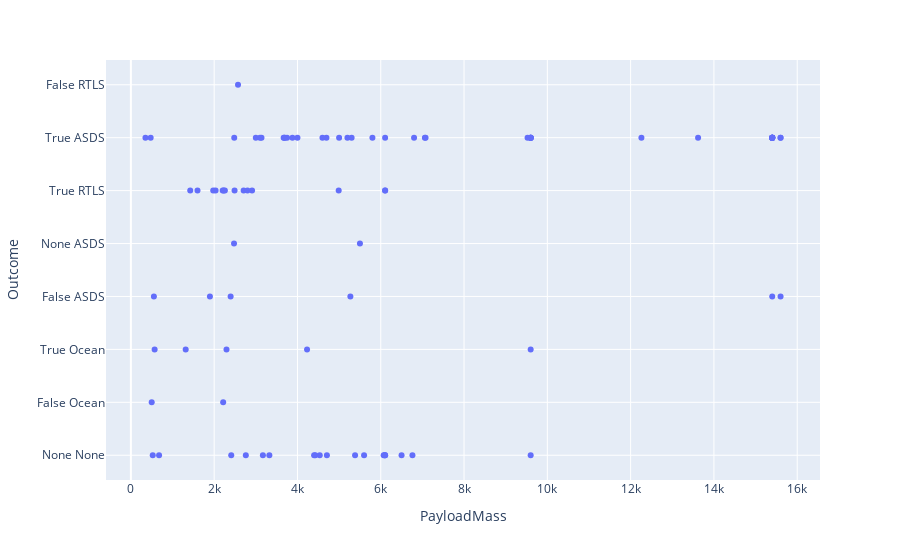

The notebook cell this image was saved under:
### Code cell
fig = px.scatter(df, x="PayloadMass", y="Outcome")
fig.show()

### Figure 1 — Plotly figure (JSON) as saved in the notebook; plotly's stock layout.template omitted (floating-point values rounded to 4 significant figures)
{"data": [{"hovertemplate": "PayloadMass=%{x}<br>Outcome=%{y}<extra></extra>", "legendgroup": "", "marker": {"color": "#636efa", "symbol": "circle"}, "mode": "markers", "name": "", "orientation": "h", "showlegend": false, "type": "scatter", "x": [6105.0, 525, 677, 500, 3170, 3325, 2296, 1316, 4535, 4428, 2216, 2395, 570, 1898, 4707, 2477, 2034, 553, 5271, 3136, 4696, 3100, 2257, 4600, 5500, 9600, 2490, 5600, 5300, 6105.0, 6070, 2708, 3669, 9600, 6761, 2910, 475, 4990, 9600, 5200, 3700, 2205, 9600, 6105.0, 4230, 6092, 9600, 2760, 350, 3750, 5384.0, 2410, 7076, 9600, 5800, 7060, 2800, 3000, 4000, 2573, 4400, 9600, 12259, 2482, 13620, 1425, 2228.0, 6500, 15600, 5000, 6800, 15400, 6105.0, 15600, 15400, 1977, 15600, 15400, 9525, 15400, 15400, 3880, 6105.0, 15400, 1600, 15400, 15400, 15400, 15400, 3681], "xaxis": "x", "y": ["None None", "None None", "None None", "False Ocean", "None None", "None None", "True Ocean", "True Ocean", "None None", "None None", "False Ocean", "False ASDS", "True Ocean", "False ASDS", "None None", "None ASDS", "True RTLS", "False ASDS", "False ASDS", "True ASDS", "True ASDS", "True ASDS", "True RTLS", "True ASDS", "None ASDS", "True ASDS", "True RTLS", "None None", "True ASDS", "True RTLS", "None None", "True RTLS", "True ASDS", "True ASDS", "None None", "True RTLS", "True ASDS", "True RTLS", "True ASDS", "True ASDS", "True ASDS", "True RTLS", "True Ocean", "True RTLS", "True Ocean", "None None", "None None", "None None", "True ASDS", "True ASDS", "None None", "None None", "True ASDS", "True ASDS", "True ASDS", "True ASDS", "True RTLS", "True ASDS", "True ASDS", "False RTLS", "None None", "True ASDS", "True ASDS", "True ASDS", "True ASDS", "True RTLS", "True RTLS", "None None", "True ASDS", "True ASDS", "True ASDS", "True ASDS", "None None", "True ASDS", "False ASDS", "True RTLS", "False ASDS", "True ASDS", "True ASDS", "True ASDS", "True ASDS", "True ASDS", "True ASDS", "True ASDS", "True RTLS", "True ASDS", "True ASDS", "True ASDS", "True ASDS", "True ASDS"], "yaxis": "y"}], "layout": {"legend": {"tracegroupgap": 0}, "margin": {"t": 60}, "xaxis": {"anchor": "y", "domain": [0, 1], "title": {"text": "PayloadMass"}}, "yaxis": {"anchor": "x", "domain": [0, 1], "title": {"text": "Outcome"}}}}
